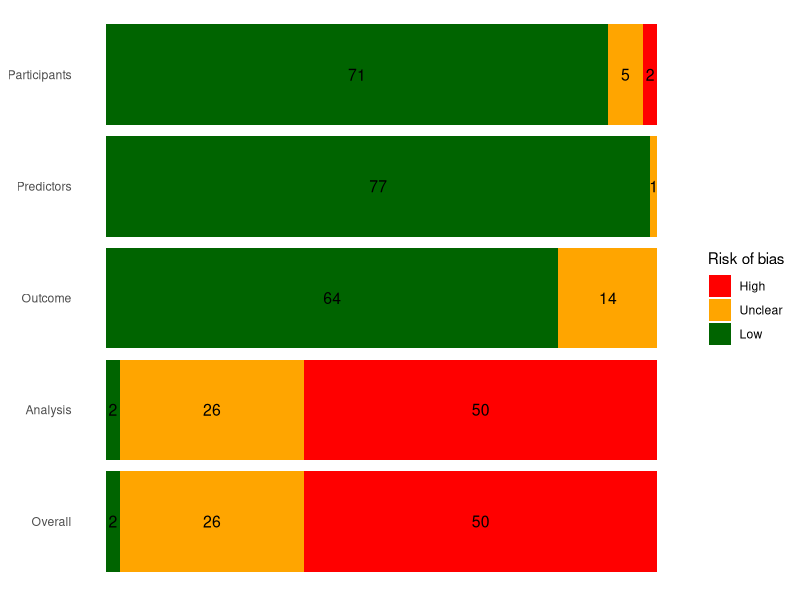

Write the R code that produced this figure.
### Risk of bias

#Libraries
library(readxl)
library(tidyverse)

#Read in data
data<- read_xlsx("R_data_RoB.xlsx", sheet = "RoB")

#Rearrange in long format
data<- data %>%
  pivot_longer(c(Participants, Predictors, Outcome, Analysis, Overall), names_to = "Domain", values_to = "Risk")

#Summary plot of risk of bias in each domain 
data %>%
  group_by(Domain, Risk) %>%   #group to get number of each level of risk in each domain
  summarise(n = n()) %>%
  ggplot(aes(x=factor(Domain, levels = c("Overall", "Analysis", "Outcome", "Predictors", "Participants")), y = n, fill=factor(Risk, levels = c("High", "Unclear", "Low")))) +
  geom_bar(stat = "identity") +
  coord_flip() +
  geom_text(aes(label= n), size = 4, position = position_stack(vjust = 0.5)) +   #add number in each category
  theme(axis.title.x = element_blank(), axis.text.x = element_blank(), axis.ticks.x = element_blank(),
        axis.title.y = element_blank(), axis.ticks.y = element_blank(),
        panel.grid.major = element_blank(), panel.grid.minor = element_blank(), panel.background = element_blank(), axis.line = element_blank()) +
  scale_fill_manual("Risk of bias", values = c("High" = "red", "Unclear" = "Orange", "Low" = "darkgreen"))

